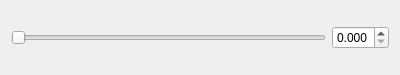
<?xml version="1.0" encoding="UTF-8"?>
<ui version="4.0">
 <class>ThresholdCtrl</class>
 <widget class="QWidget" name="ThresholdCtrl">
  <property name="geometry">
   <rect>
    <x>0</x>
    <y>0</y>
    <width>400</width>
    <height>75</height>
   </rect>
  </property>
  <property name="windowTitle">
   <string>Form</string>
  </property>
  <layout class="QHBoxLayout" name="horizontalLayout">
   <item>
    <widget class="QSlider" name="slider">
     <property name="minimum">
      <number>0</number>
     </property>
     <property name="maximum">
      <number>1000</number>
     </property>
     <property name="singleStep">
      <number>5</number>
     </property>
     <property name="pageStep">
      <number>25</number>
     </property>
     <property name="value">
      <number>0</number>
     </property>
     <property name="sliderPosition">
      <number>0</number>
     </property>
     <property name="orientation">
      <enum>Qt::Horizontal</enum>
     </property>
     <property name="invertedAppearance">
      <bool>false</bool>
     </property>
     <property name="invertedControls">
      <bool>false</bool>
     </property>
    </widget>
   </item>
   <item>
    <widget class="QDoubleSpinBox" name="spinbox">
     <property name="decimals">
      <number>3</number>
     </property>
     <property name="maximum">
      <double>1.000000000000000</double>
     </property>
     <property name="singleStep">
      <double>0.005000000000000</double>
     </property>
     <property name="value">
      <double>0.000000000000000</double>
     </property>
    </widget>
   </item>
  </layout>
 </widget>
 <resources/>
 <connections/>
</ui>
